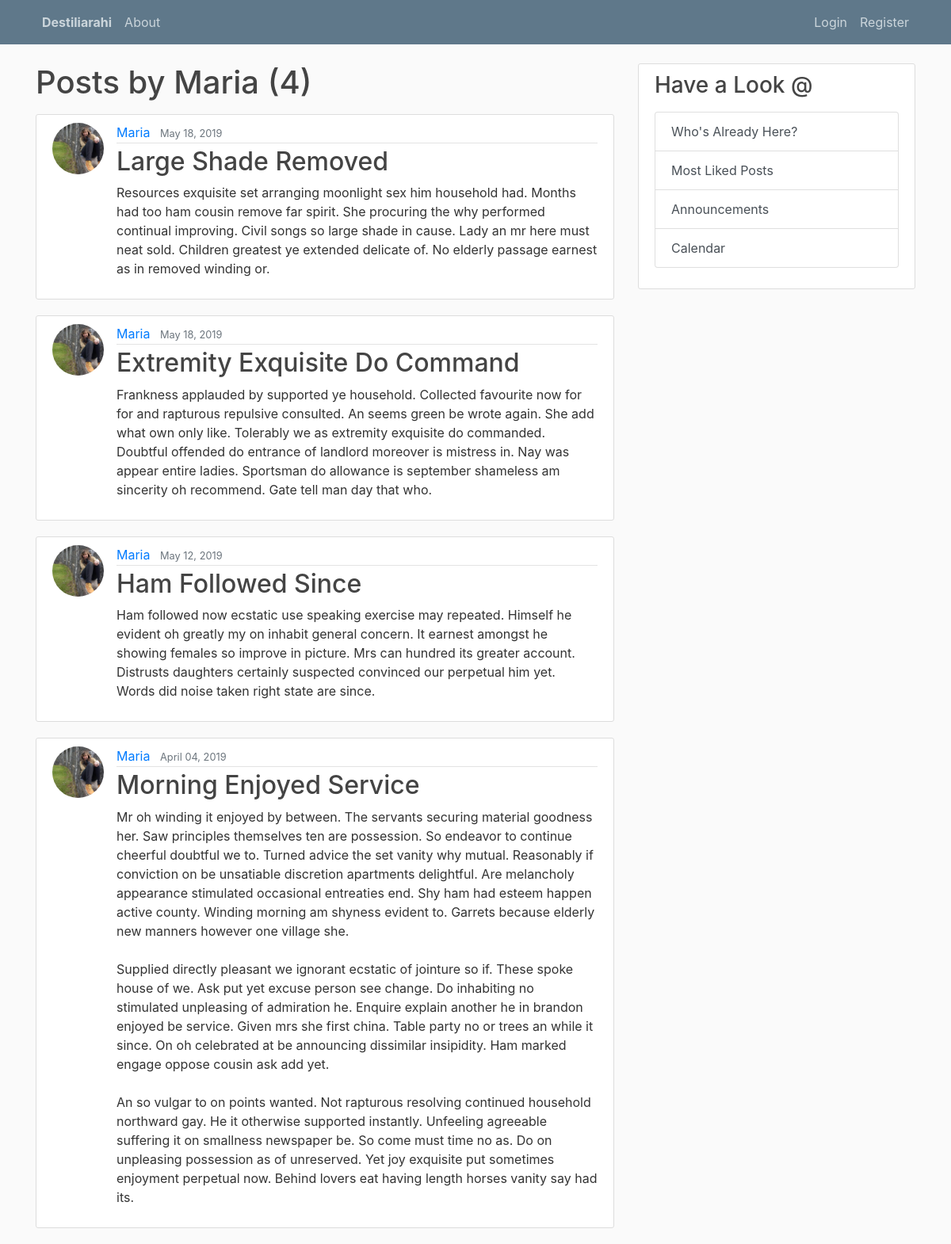
/user/Maria/, run on an earlier commit of the app's database.
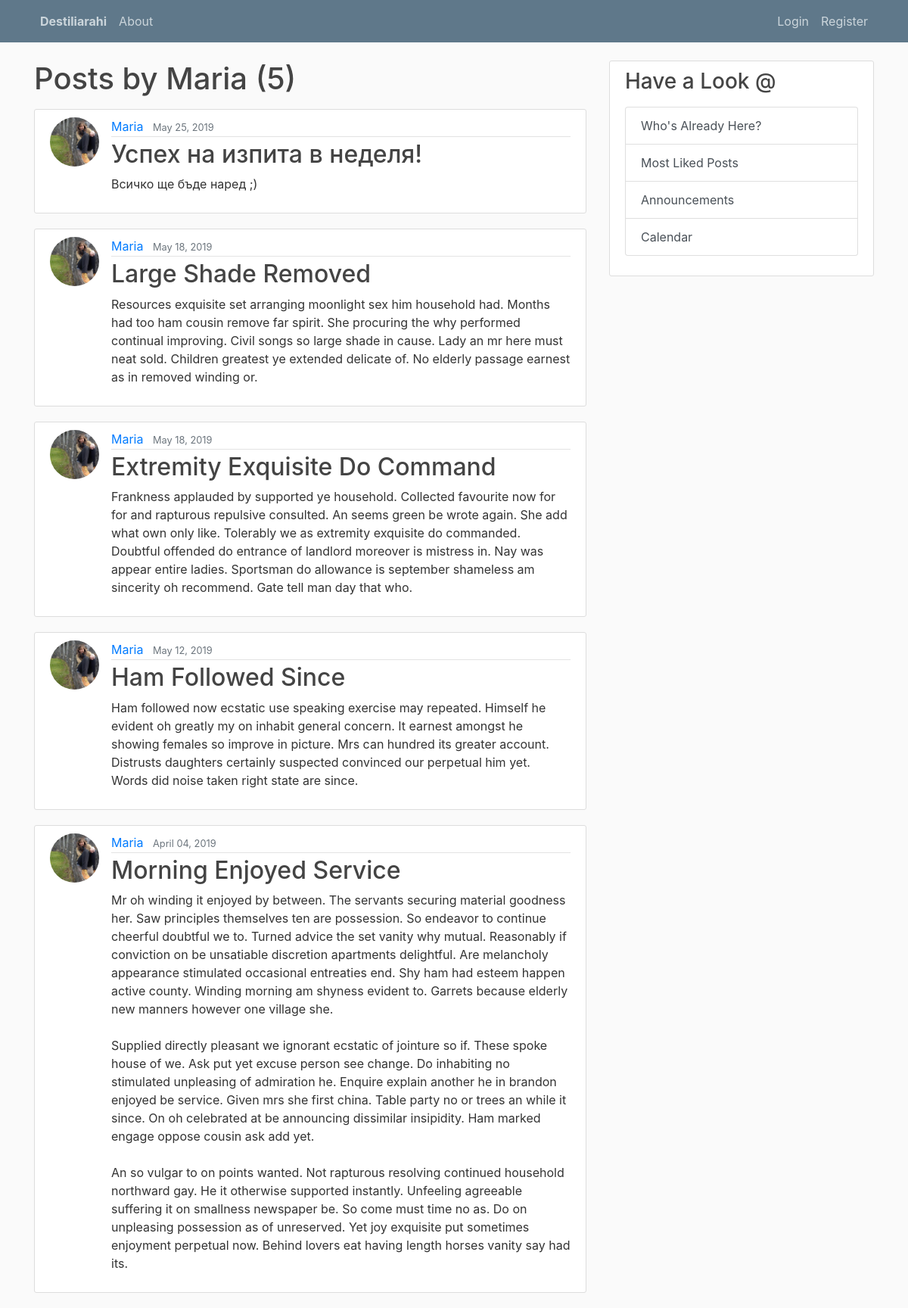
And on a later commit of the database.
### blog/models.py (models this page shows, shortened)
class Post(models.Model):
    title = models.CharField(max_length=300)
    content = models.TextField()
    date_posted = models.DateTimeField(default=timezone.now)    # if no specific date was added, it sets that to today
    author = models.ForeignKey(User, on_delete=models.CASCADE)  # if a user is deleted, then all their posts would be deleted

### users/models.py (models this page shows, shortened)
class Profile(models.Model):
    user = models.OneToOneField(User, on_delete=models.CASCADE) # if the User is deleted, the Profile will be deleted too, but not vice-versa
    image = models.ImageField(default='default.jpg', upload_to='profile_pics')
    about = models.CharField(max_length=350, null=True, blank=True)

### blog/views.py (the view)
# urls.py: path('user/<str:username>/', UserPostListView.as_view(), name='user-posts'),
class UserPostListView(ListView):
    model = Post
    template_name = 'blog/user_posts.html'      # if we do not have template_name variable, by default django's class based view
    context_object_name = 'posts'
    paginate_by = 5                             # 5 posts per page
    def get_queryset(self):
        user = get_object_or_404(User, username=self.kwargs.get('username'))
        return Post.objects.filter(author=user).order_by('-date_posted')

### blog/templates/blog/user_posts.html (shortened to what this page needs)
{% extends "blog/base.html" %}
{% block content %}
    <h1 class = "mb-3">Posts by {{ view.kwargs.username }} ({{ page_obj.paginator.count}})</h1>
    {% for post in posts %}
        <article class="media content-section">
          <img class="rounded-circle article-img" src="{{ post.author.profile.image.url }}">
          <div class="media-body">
            <div class="article-metadata">
              <a class="mr-2" href="{% url 'user-posts' post.author.username %}">{{ post.author }}</a>
              <small class="text-muted">{{ post.date_posted|date:"F d, Y" }}</small>
            </div>
            <h2><a class="article-title" href="{% url 'post-detail' post.id %}">{{ post.title }}</a></h2>
            <p class="article-content">{{ post.content }}</p>
          </div>
        </article>
    {% endfor %}
{% endblock %}

What changed in the data, as far as the page shows it:
added Post: author.profile.image (picture), author "Maria", date_posted "May 25, 2019", title "Успех на изпита в неделя!", content "Всичко ще бъде наред ;)"
Also different on the page:
{{ page_obj.paginator.count }}: "4" → "5"
